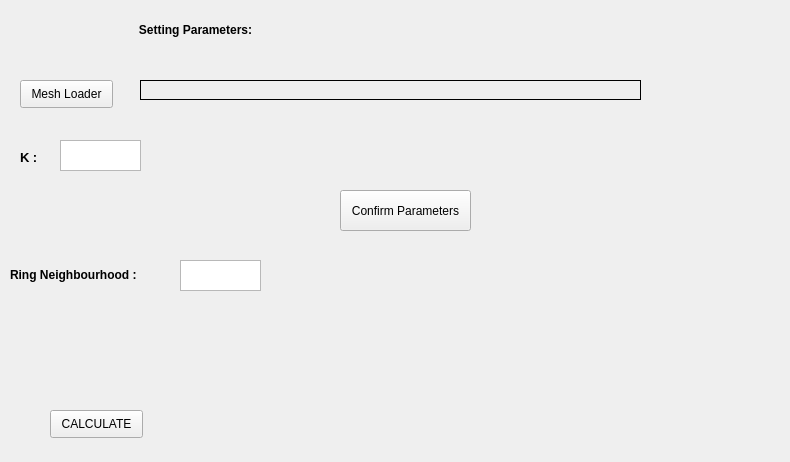
<?xml version="1.0" encoding="UTF-8"?>
<ui version="4.0">
 <class>SettingsForm</class>
 <widget class="QWidget" name="SettingsForm">
  <property name="geometry">
   <rect>
    <x>0</x>
    <y>0</y>
    <width>790</width>
    <height>462</height>
   </rect>
  </property>
  <property name="windowTitle">
   <string>Form</string>
  </property>
  <widget class="QLabel" name="titlelabel">
   <property name="geometry">
    <rect>
     <x>50</x>
     <y>20</y>
     <width>291</width>
     <height>21</height>
    </rect>
   </property>
   <property name="text">
    <string>&lt;html&gt;&lt;head/&gt;&lt;body&gt;&lt;p align=&quot;center&quot;&gt;&lt;span style=&quot; font-weight:600;&quot;&gt;Setting Parameters:&lt;/span&gt;&lt;/p&gt;&lt;/body&gt;&lt;/html&gt;</string>
   </property>
  </widget>
  <widget class="QPushButton" name="Meshbutton">
   <property name="geometry">
    <rect>
     <x>20</x>
     <y>80</y>
     <width>93</width>
     <height>28</height>
    </rect>
   </property>
   <property name="text">
    <string>Mesh Loader</string>
   </property>
  </widget>
  <widget class="QLabel" name="Meshlabel">
   <property name="geometry">
    <rect>
     <x>140</x>
     <y>80</y>
     <width>501</width>
     <height>20</height>
    </rect>
   </property>
   <property name="sizePolicy">
    <sizepolicy hsizetype="Ignored" vsizetype="Ignored">
     <horstretch>0</horstretch>
     <verstretch>0</verstretch>
    </sizepolicy>
   </property>
   <property name="sizeIncrement">
    <size>
     <width>2</width>
     <height>2</height>
    </size>
   </property>
   <property name="frameShape">
    <enum>QFrame::Panel</enum>
   </property>
   <property name="text">
    <string/>
   </property>
  </widget>
  <widget class="QPushButton" name="Calculate_Button">
   <property name="geometry">
    <rect>
     <x>50</x>
     <y>410</y>
     <width>93</width>
     <height>28</height>
    </rect>
   </property>
   <property name="text">
    <string>CALCULATE</string>
   </property>
  </widget>
  <widget class="QLabel" name="label_img">
   <property name="geometry">
    <rect>
     <x>530</x>
     <y>180</y>
     <width>221</width>
     <height>231</height>
    </rect>
   </property>
   <property name="text">
    <string/>
   </property>
  </widget>
  <widget class="QLabel" name="label">
   <property name="geometry">
    <rect>
     <x>20</x>
     <y>150</y>
     <width>55</width>
     <height>16</height>
    </rect>
   </property>
   <property name="text">
    <string>&lt;html&gt;&lt;head/&gt;&lt;body&gt;&lt;p&gt;&lt;span style=&quot; font-size:10pt; font-weight:600;&quot;&gt;K : &lt;/span&gt;&lt;/p&gt;&lt;/body&gt;&lt;/html&gt;</string>
   </property>
  </widget>
  <widget class="QLabel" name="ringn_label">
   <property name="geometry">
    <rect>
     <x>10</x>
     <y>260</y>
     <width>161</width>
     <height>31</height>
    </rect>
   </property>
   <property name="text">
    <string>&lt;html&gt;&lt;head/&gt;&lt;body&gt;&lt;p&gt;&lt;span style=&quot; font-size:9pt; font-weight:600;&quot;&gt;Ring Neighbourhood : &lt;/span&gt;&lt;/p&gt;&lt;/body&gt;&lt;/html&gt;</string>
   </property>
  </widget>
  <widget class="QLabel" name="k_val">
   <property name="geometry">
    <rect>
     <x>160</x>
     <y>150</y>
     <width>55</width>
     <height>16</height>
    </rect>
   </property>
   <property name="text">
    <string/>
   </property>
  </widget>
  <widget class="QTextEdit" name="k_text">
   <property name="geometry">
    <rect>
     <x>60</x>
     <y>140</y>
     <width>81</width>
     <height>31</height>
    </rect>
   </property>
  </widget>
  <widget class="QTextEdit" name="ring_text">
   <property name="geometry">
    <rect>
     <x>180</x>
     <y>260</y>
     <width>81</width>
     <height>31</height>
    </rect>
   </property>
  </widget>
  <widget class="QLabel" name="ring_val">
   <property name="geometry">
    <rect>
     <x>280</x>
     <y>270</y>
     <width>55</width>
     <height>16</height>
    </rect>
   </property>
   <property name="text">
    <string/>
   </property>
  </widget>
  <widget class="QPushButton" name="param_butt">
   <property name="geometry">
    <rect>
     <x>340</x>
     <y>190</y>
     <width>131</width>
     <height>41</height>
    </rect>
   </property>
   <property name="text">
    <string>Confirm Parameters</string>
   </property>
  </widget>
 </widget>
 <resources/>
 <connections/>
</ui>
